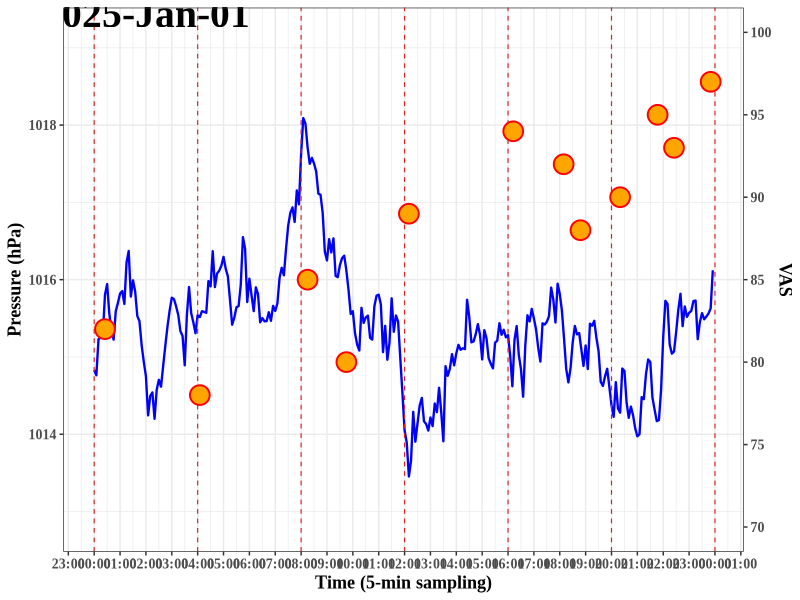

Here is the R script that generated this plot: (Note: this script raises an error after producing the figure.)
# scripts/mock_data_and_plot.R
# 2025-12-11

library(dplyr)
library(ggplot2)
library(lubridate)
library(scales)

# ダミーデータ生成（1日分、5分間隔）
set.seed(123)

times <- seq(
  from = ymd_hm("2025-01-01 00:00"),
  to   = ymd_hm("2025-01-01 23:55"),
  by   = "5 min"
)

n <- length(times)

df_env <- tibble(
  timestamp_5min = times,
  pressure_hPa   = 1015 + cumsum(rnorm(n, 0, 0.3)),
  temp_C         = 20 + sin(seq(0, 2*pi, length.out = n)) * 3 +
    rnorm(n, 0, 0.3),
  humid_pct      = 50 + rnorm(n, 0, 3)
)

# 0時から4時間ごとの投薬時刻を生成
dose_times <- seq(
  from = ymd_hm("2025-01-01 00:00"),
  to   = ymd_hm("2025-01-02 00:00"),
  by   = "4 hours"
)

# ==== VASイベント（4時間おき）を定義 ====
df_vas <- tibble(
  vas_time = ymd_hm(c(
    "2025-01-01 00:25",
    "2025-01-01 04:05",
    "2025-01-01 08:15",
    "2025-01-01 09:45",
    "2025-01-01 12:10",
    "2025-01-01 16:12",
    "2025-01-01 18:09",
    "2025-01-01 18:48",
    "2025-01-01 20:20",
    "2025-01-01 21:47",
    "2025-01-01 22:25",
    "2025-01-01 23:50"
  )),
  vas_score = c(82, 78, 85, 80, 89, 94, 92, 88, 90, 95, 93, 97)
)

# ==== 気圧レンジに少し余裕を持たせてY軸を決める ====
p_min <- min(df_env$pressure_hPa)
p_max <- max(df_env$pressure_hPa)

y_min <- floor(p_min) - 0.2   # 例: 実測最小より少し下
y_max <- ceiling(p_max) + 0.2 # 例: 実測最大より少し上

# VAS 70–100 を左軸 y_min–y_max に線形対応させる係数
#   left = a + b * (VAS - 70)
b <- (y_max - y_min) / 30      # 30 = 100 - 70
a <- y_min

# 簡単な気圧の時系列プロット
p <- 
  ggplot(df_env, aes(x = timestamp_5min,
                   y = pressure_hPa)) +
  geom_line(color = "blue", linewidth = 0.8) +
  # geom_line(color = "#1f4e79") +
  
  # 4時間ごとの投薬時刻に縦線を引く
  geom_vline(
    xintercept = dose_times,
    color      = "#d62728",   # 推奨色：やや落ち着いた赤
    linewidth  = 0.4,
    linetype   = "dashed"
  ) +
  
  # VAS を右軸 70–100 に合わせてスケーリングしてドット表示
  geom_point(
    data = df_vas,
    aes(
      x = vas_time,
      # 左Y軸に写像： a + b * (VAS - 70)
      y = a + b * (vas_score - 70)
    ),
    inherit.aes = FALSE,
    shape  = 21,          # 枠と塗りつぶしを持つ丸
    size   = 6,
    color  = "red",
    fill   = "orange",
    stroke = 1            # 枠線の太さ
  ) +
  
  # 左軸：気圧。右軸：VAS（70–100）の線形変換
  scale_y_continuous(
    name   = "Pressure (hPa)",
    limits = c(y_min, y_max),
    sec.axis = sec_axis(
      # 逆変換： VAS = ((left - a) / b) + 70
      trans = ~ ((. - a) / b) + 70,
      name  = "VAS",
      breaks = seq(70, 100, by = 5)
    )
  ) +
  
  labs(
    x = "Time (5-min sampling)",      # ここで軸ラベルを指定
    y = "Pressure (hPa)"
  ) +
  
  annotate(
    "text",
    x       = times[25],      # 2025-01-01 00:30 を利用
    y       = y_max,          # y座標（上側に配置）
    label   = "2025-Jan-01",
    size    = 10,
    family  = "Times New Roman",
    fontface = "bold",
    vjust   = -0.2            # 少しグラフ内に押し込む場合は調整
  ) +
  
  scale_x_datetime(
    date_labels = "%H:%M",  # X軸のラベルを "HH:MM" 形式にする
    date_breaks = "1 hours" # 1時間ごとに目盛を表示する
  ) +
  
  theme_bw() +
  
  theme(
    # X軸タイトル（横軸ラベル：例 "Time"）の書式設定
    axis.title.x = element_text(
      family = "Times New Roman",  # フォントを Times New Roman にする
      face   = "bold",             # 太字にする
      size   = 13                  # 文字サイズを 13 にする
    ),
    
    # Y軸タイトル（縦軸ラベル：例 "Pressure (hPa)"）の書式設定
    axis.title.y = element_text(
      family = "Times New Roman",  # フォントを Times New Roman にする
      face   = "bold",             # 太字にする
      size   = 13                  # 文字サイズを 13 にする
    ),
    
    # X軸の目盛ラベル（軸の下に並ぶ 0, 1, Jan など）の書式設定
    axis.text.x = element_text(
      family = "Times New Roman",  # フォントを Times New Roman にする
      face   = "bold",             # 太字にする
      size   = 10                  # 文字サイズを 10 にする
    ),
    
    # Y軸の目盛ラベル（軸の横に並ぶ 1000, 1010, … など）の書式設定
    axis.text.y = element_text(
      family = "Times New Roman",  # フォントを Times New Roman にする
      face   = "bold",             # 太字にする
      size   = 10                  # 文字サイズを 10 にする
    )
  )

print(p)

# データを回帰用に整形 ==============================
p_reg <- ggplot(df_reg, aes(x = pressure_hPa, y = vas_score)) +
  # 点：時系列と同じスタイル
  geom_point(
    shape  = 21,
    size   = 6,
    color  = "red",
    fill   = "orange",
    stroke = 1
  ) +
  # 回帰直線：時系列の line と同じ色・太さ
  geom_smooth(
    method = "lm",
    se     = TRUE,
    color  = "blue",
    linewidth = 0.8
  ) +
  # 回帰式の注釈
  annotate(
    "text",
    x       = min(df_reg$pressure_hPa),
    y       = max(df_reg$vas_score),
    hjust   = 0,
    vjust   = 1,
    label   = label_lm,
    family  = "Times New Roman",
    fontface = "bold",
    size    = 5
  ) +
  labs(x = "Pressure (hPa)", y = "VAS") +
  theme_bw() +
  theme(
    axis.title.x = element_text(
      family = "Times New Roman",
      face   = "bold",
      size   = 13
    ),
    axis.title.y = element_text(
      family = "Times New Roman",
      face   = "bold",
      size   = 13
    ),
    axis.text.x = element_text(
      family = "Times New Roman",
      face   = "bold",
      size   = 10
    ),
    axis.text.y = element_text(
      family = "Times New Roman",
      face   = "bold",
      size   = 10
    )
  )
print(p_reg)

# 作業ディレクトリが ipad_VAS_env_monitor の場合
dir.create("Output/Figures", recursive = TRUE, showWarnings = FALSE)

# 時系列プロット p を保存
ggsave(
  filename = "Output/Figures/timeseries_pressure_vas_2025-01-01.png",
  plot     = p,
  width    = 8,
  height   = 4.5,
  dpi      = 300
)

# 散布図＋回帰直線 p_reg を保存
ggsave(
  filename = "Output/Figures/scatter_pressure_vs_vas_2025-01-01.png",
  plot     = p_reg,
  width    = 6,
  height   = 5,
  dpi      = 300
)

